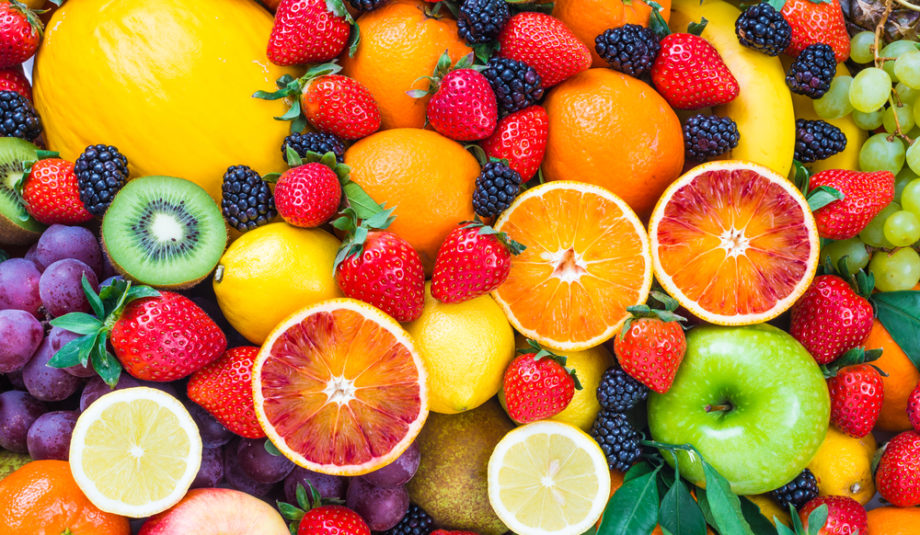
#> input picture frutas.jpg, 920 x 535 px
$ python Carregando-imagem-e-alterando-canais.py
#> lines starting #> are read from the running program, lines starting #| are printed output that depends on the picture
import cv2
import numpy as np

# Carregando Imagem
imagem = cv2.imread("frutas.jpg")
#> imagem is the input picture: shape (535, 920, 3); mean B, G, R 61.7, 124.9, 184.3
azul, verde, vermelho = cv2.split(imagem)
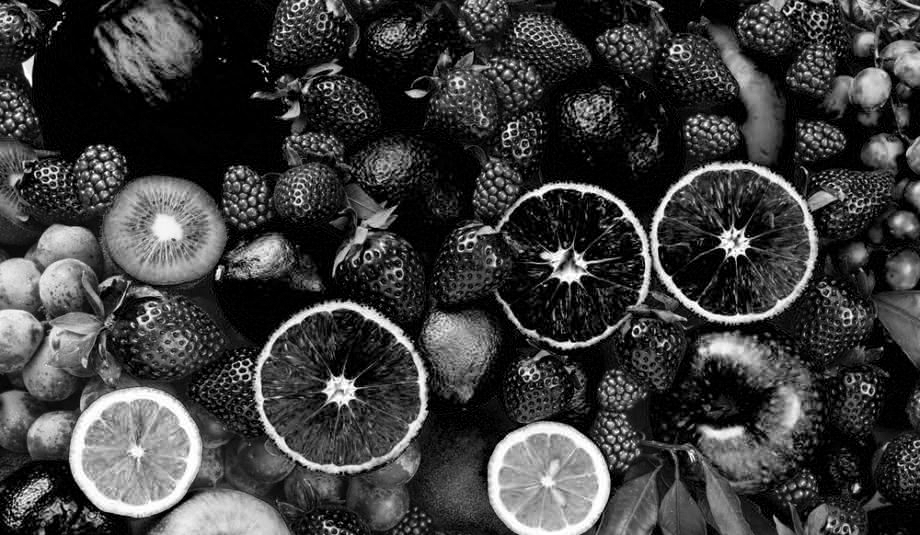
#> azul: shape (535, 920); min 0, max 255, mean 61.7
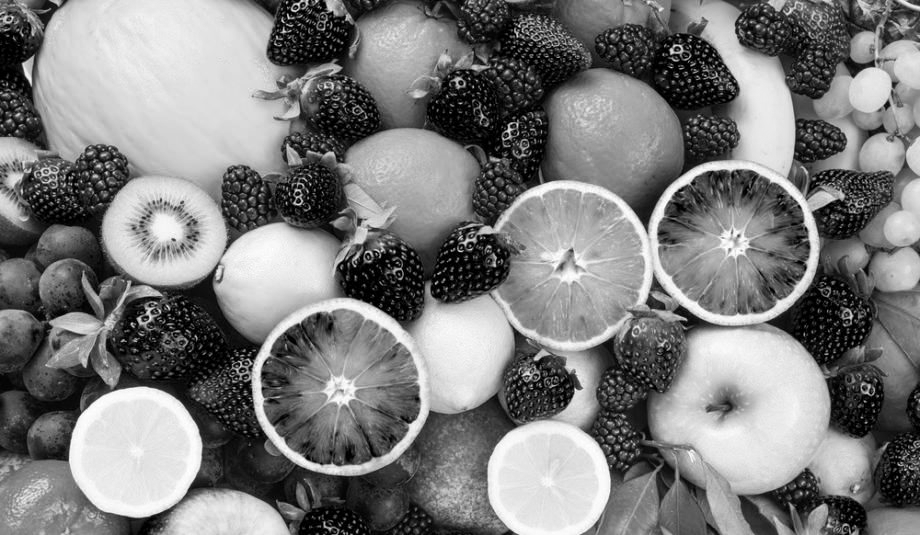
#> verde: shape (535, 920); min 0, max 255, mean 124.9
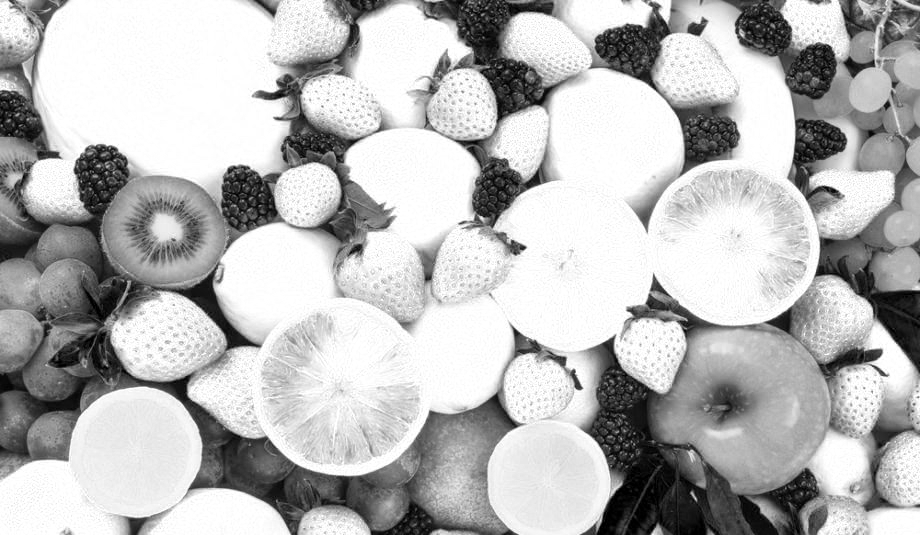
#> vermelho: shape (535, 920); min 0, max 255, mean 184.3

# Exibindo imagens dos canais separados
cv2.imshow("Canal Red", vermelho)
cv2.imshow("Canal Green", verde)
cv2.imshow("Canal Blue", azul)
cv2.waitKey(0)
cv2.destroyAllWindows()

# Salvando imagens dos canais separados
cv2.imwrite("frutas-de-canal-vermelho.jpg", vermelho)
cv2.imwrite("frutas-de-canal-verde.jpg", verde)
cv2.imwrite("frutas-de-canal-azul.jpg", azul)

$ run again, with cat.jpg copied over frutas.jpg
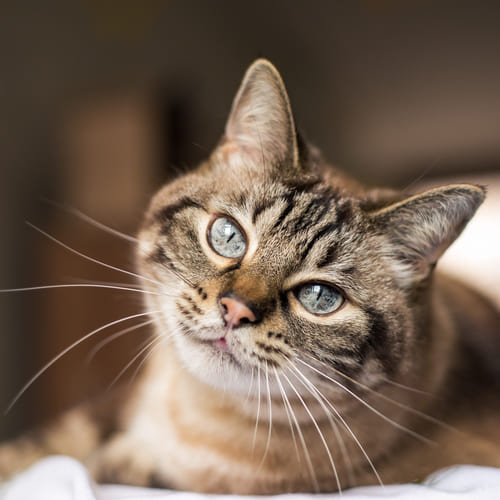
#> input picture cat.jpg, 500 x 500 px
#> imagem is the input picture: shape (500, 500, 3); mean B, G, R 81.9, 97, 116
#> `azul, verde, vermelho = cv2.split(imagem)`:
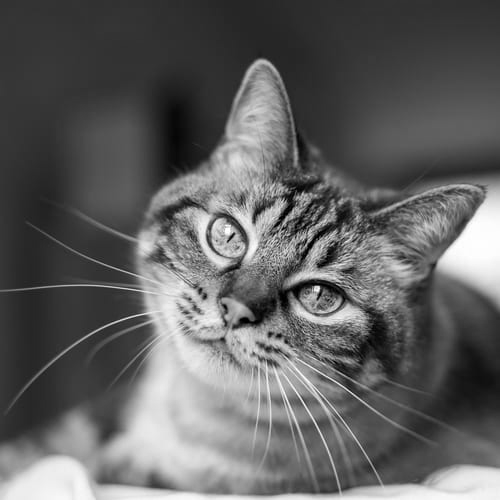
#> verde: shape (500, 500); min 0, max 255, mean 97
#> `azul, verde, vermelho = cv2.split(imagem)`:
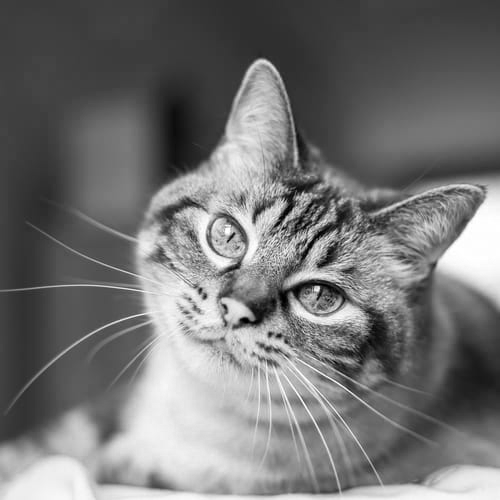
#> vermelho: shape (500, 500); min 0, max 255, mean 116
